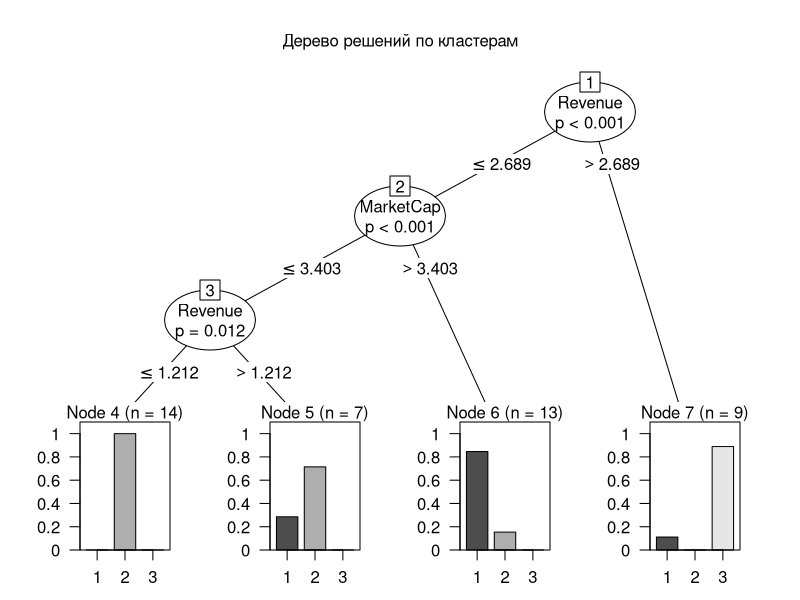

Write R code to recreate this figure.
setwd("C:/Users/Kurdicks/Desktop/r yazik/Lab5")
library(e1071)
library(party)
library(randomForest)

set.seed(42)

# загрузка данных
clustered_data <- read.csv("clustered_data.csv")
clustered_data$cluster <- as.factor(clustered_data$cluster)

# обучение наивного байесовского классификатора
ind <- sample(2, nrow(clustered_data), replace = TRUE, prob = c(0.7, 0.3))
trainData <- clustered_data[ind == 1, ]
testData <- clustered_data[ind == 2, ]
nrow(trainData)
nrow(testData)
nrow(clustered_data)

bayes_model <- naiveBayes(cluster ~ ., data = trainData)
bayes_pred <- predict(bayes_model, newdata = testData)

cat("\nБайес: Точность =", round(mean(bayes_pred == testData$cluster) * 100, 2), "%\n")
cat("Таблица ошибок:\n")
print(table(Факт = testData$cluster, Прогноз = bayes_pred))
# testData[testData$cluster == 1, ]

# дерево решений
tree_model <- ctree(cluster ~ ., data = trainData)
tree_pred <- predict(tree_model, newdata = testData)

cat("\nДерево решений: Точность =", round(mean(tree_pred == testData$cluster) * 100, 2), "%\n")
cat("Таблица ошибок:\n")
print(table(Факт = testData$cluster, Прогноз = tree_pred))

plot(tree_model, main = "Дерево решений по кластерам")

# случайный лес
rf_model <- randomForest(cluster ~ ., data = trainData, ntree = 100, proximity = TRUE)
rf_pred <- predict(rf_model, newdata = testData)

cat("\nСлучайный лес: Точность =", round(mean(rf_pred == testData$cluster) * 100, 2), "%\n")
cat("Таблица ошибок:\n")
print(table(Факт = testData$cluster, Прогноз = rf_pred))
